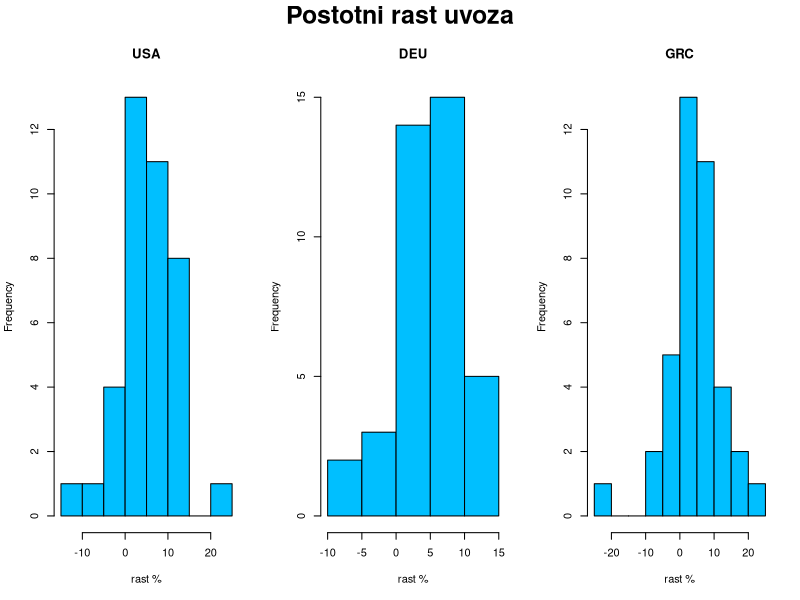
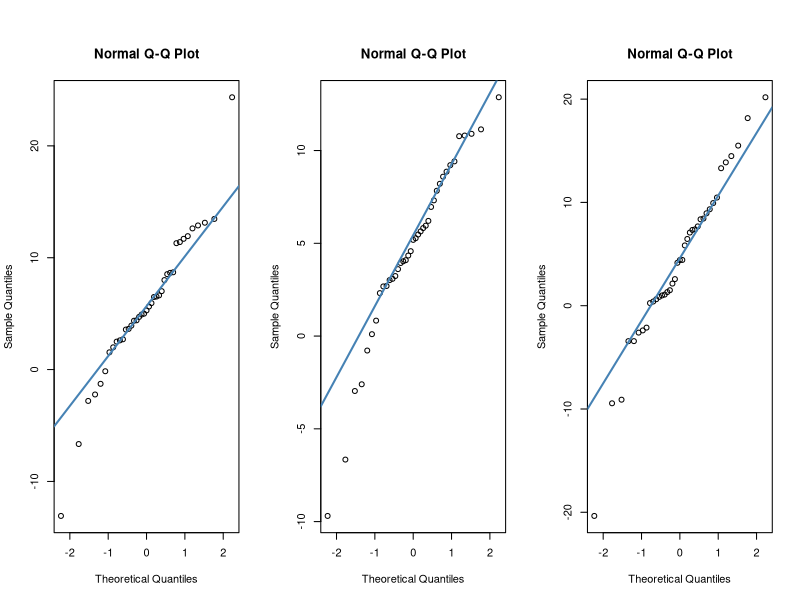
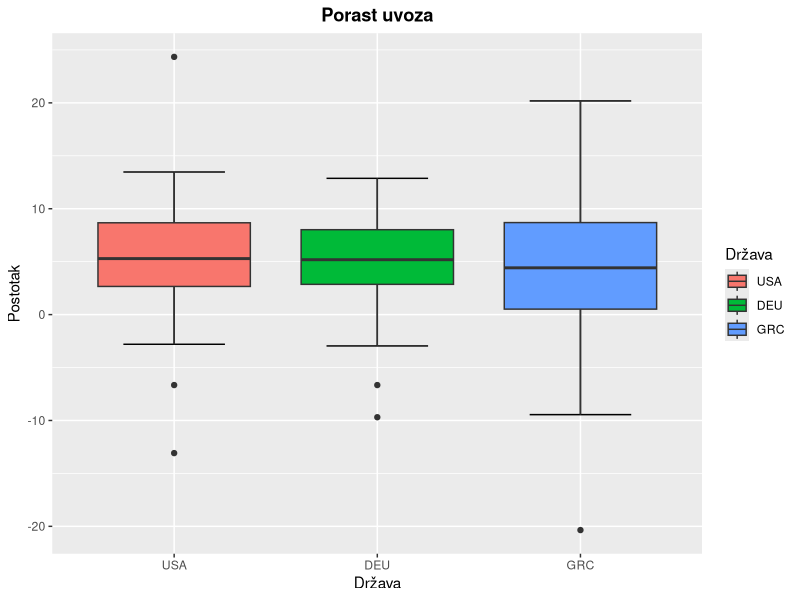
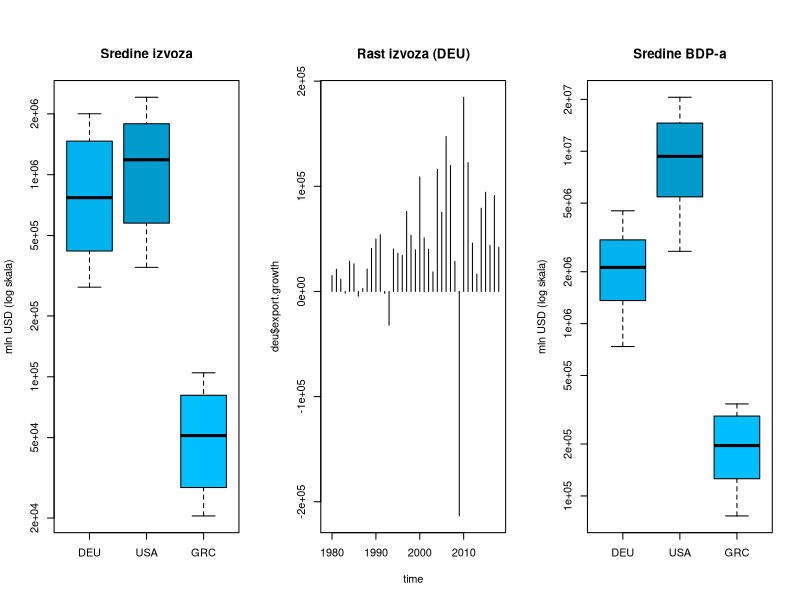
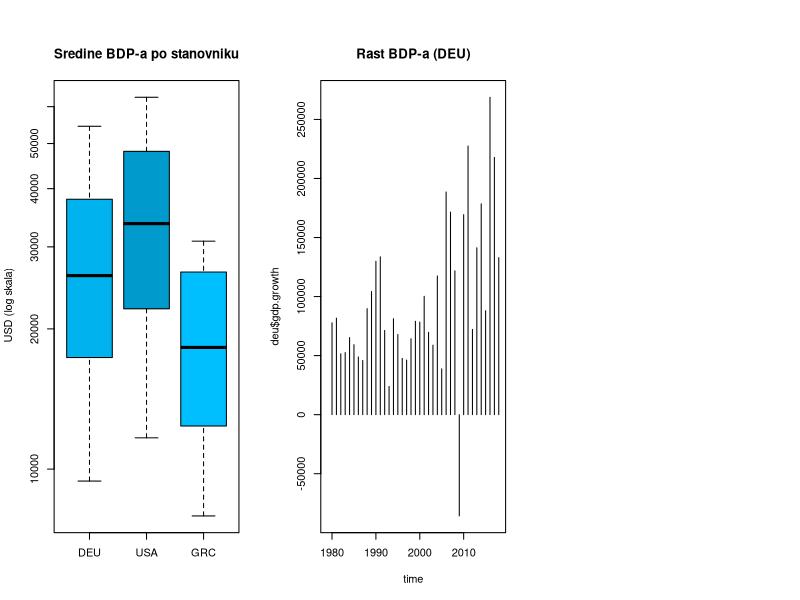
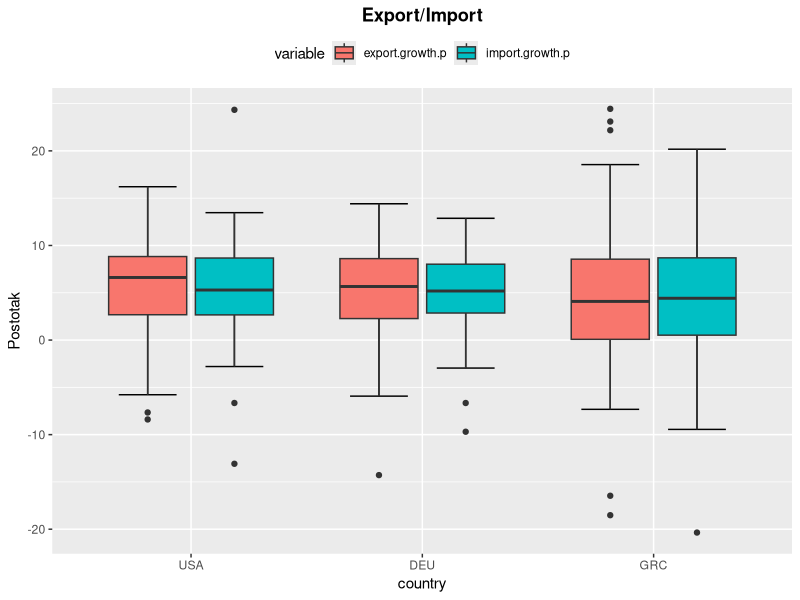
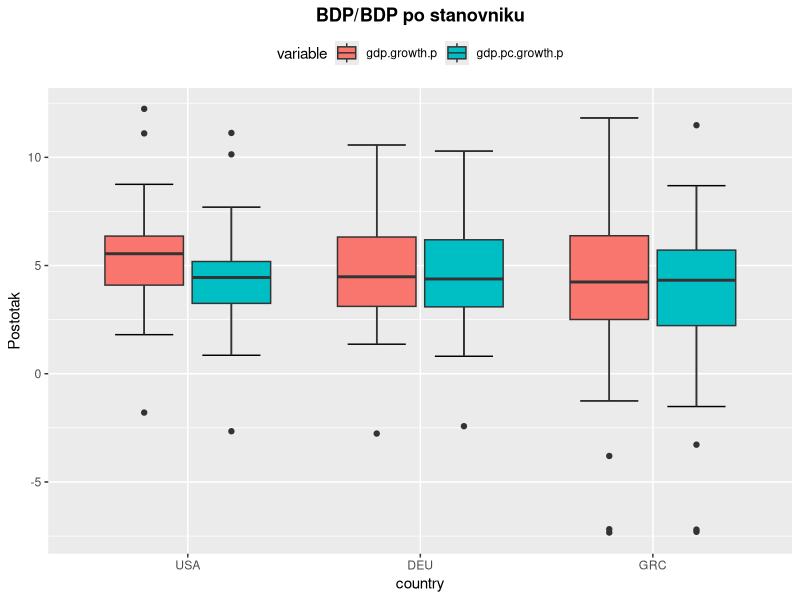
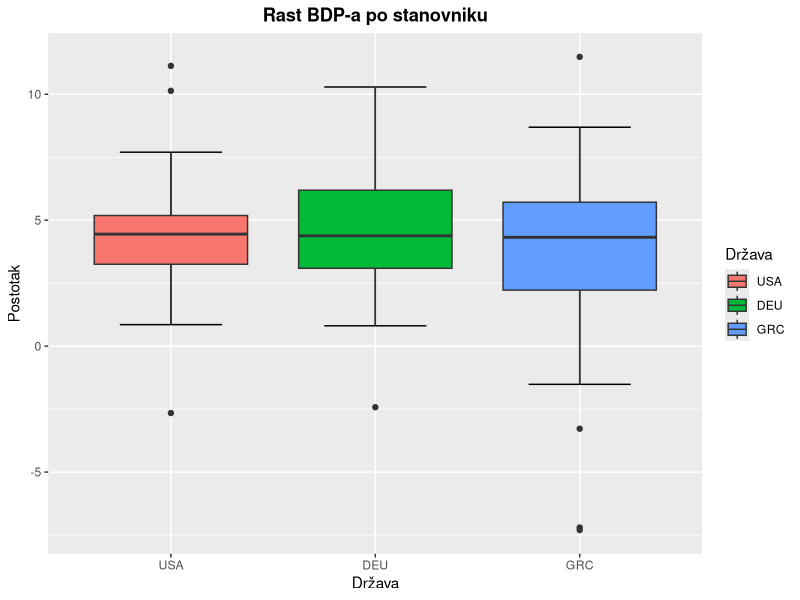

Here is the R script that generated these plots, in order:
## ---- chunk 1
library(knitr)
knitr::opts_chunk$set(echo = TRUE)

library(tidyverse)
library(reshape2)

Sys.setlocale(locale = "hr_HR.utf8")
## ---- chunk 2
export.data = read.csv("Export_data.csv", fileEncoding="UTF-8-BOM")
# head(export.data)

import.data = read.csv("Import_data.csv", fileEncoding="UTF-8-BOM")
# head(import.data)

gdp.data = read.csv("GDP_data.csv", fileEncoding="UTF-8-BOM")
# head(gdp.data)

gdp.pc.data = read.csv("GDPpercapita_data.csv", fileEncoding="UTF-8-BOM")
# head(gdp.pc.data)
## ---- chunk 3
export.loc.cnt = export.data %>% group_by(LOCATION) %>%
    summarise(exp_n = n(), exp_est = sum(Flag.Codes == 'E')) %>%
    arrange(desc(exp_n), exp_est)
import.loc.cnt = import.data %>% group_by(LOCATION) %>%
    summarise(imp_n = n(), imp_est = sum(Flag.Codes == 'E')) %>%
    arrange(desc(imp_n), imp_est)
gdp.loc.cnt = gdp.data %>% group_by(LOCATION) %>%
    summarise(gdp_n = n(), gdp_est = sum(Flag.Codes == 'E')) %>%
    arrange(desc(gdp_n), gdp_est)
gdp.pc.loc.cnt = gdp.pc.data %>% group_by(LOCATION) %>%
    summarise(gdp_pc_n = n(), gdp_pc_est = sum(Flag.Codes == 'E')) %>%
    arrange(desc(gdp_pc_n), gdp_pc_est)
loc.cnt = merge(merge(export.loc.cnt, import.loc.cnt), merge(gdp.loc.cnt, gdp.pc.loc.cnt))
knitr::kable(
  head(arrange(loc.cnt,
               desc(loc.cnt[,2]), desc(loc.cnt[,4]), desc(loc.cnt[,6]), desc(loc.cnt[,8]),
               loc.cnt[,3], loc.cnt[,5], loc.cnt[,7], loc.cnt[,9]), 20),
  caption = "Broj podataka za pojedinu državu"
)
## ---- chunk 4
remove(export.loc.cnt, import.loc.cnt, gdp.loc.cnt, gdp.pc.loc.cnt, loc.cnt)
## ---- chunk 5
time = 1979:2018
usa = data.frame(year = 1979:2018,
                 export.mln_usd = export.data$Value[export.data$LOCATION == "USA"],
                 import.mln_usd = import.data$Value[import.data$LOCATION == "USA"],
                 gdp.mln_usd = gdp.data$Value[gdp.data$LOCATION == "USA"],
                 gdp.pc.usd_cap = gdp.pc.data$Value[gdp.pc.data$LOCATION == "USA"])
usa$net.trade = usa$export.mln_usd - usa$import.mln_usd
deu = data.frame(year = 1979:2019,
                 export.mln_usd = export.data$Value[export.data$LOCATION == "DEU"],
                 import.mln_usd = import.data$Value[import.data$LOCATION == "DEU"],
                 gdp.mln_usd = gdp.data$Value[gdp.data$LOCATION == "DEU"],
                 gdp.pc.usd_cap = gdp.pc.data$Value[gdp.pc.data$LOCATION == "DEU"])
deu$net.trade = deu$export.mln_usd - deu$import.mln_usd
grc = data.frame(year = 1979:2019,
                 export.mln_usd = export.data$Value[export.data$LOCATION == "GRC"],
                 import.mln_usd = import.data$Value[import.data$LOCATION == "GRC"],
                 gdp.mln_usd = gdp.data$Value[gdp.data$LOCATION == "GRC"],
                 gdp.pc.usd_cap = gdp.pc.data$Value[gdp.pc.data$LOCATION == "GRC"])
grc$net.trade = grc$export.mln_usd - grc$import.mln_usd
## ---- chunk 6
usa = usa %>% mutate(import.mln_usd,
                     import.growth = import.mln_usd - lag(import.mln_usd),
                     import.growth.p = import.growth / lag(import.mln_usd) * 100)
deu = deu %>% mutate(import.mln_usd, 
                     import.growth = import.mln_usd - lag(import.mln_usd),
                     import.growth.p = import.growth / lag(import.mln_usd) * 100)
grc = grc %>% mutate(import.mln_usd,
                     import.growth = import.mln_usd - lag(import.mln_usd),
                     import.growth.p = import.growth / lag(import.mln_usd) * 100)
usa = usa %>% mutate(export.mln_usd, 
                     export.growth = export.mln_usd - lag(export.mln_usd),
                     export.growth.p = export.growth / lag(export.mln_usd) * 100)
deu = deu %>% mutate(export.mln_usd,
                     export.growth = export.mln_usd - lag(export.mln_usd),
                     export.growth.p = export.growth / lag(export.mln_usd) * 100)
grc = grc %>% mutate(export.mln_usd,
                     export.growth = export.mln_usd - lag(export.mln_usd),
                     export.growth.p = export.growth / lag(export.mln_usd) * 100)
usa = usa %>% mutate(gdp.mln_usd,
                     gdp.growth = gdp.mln_usd - lag(gdp.mln_usd),
                     gdp.growth.p = gdp.growth / lag(gdp.mln_usd) * 100)
deu = deu %>% mutate(gdp.mln_usd,
                     gdp.growth = gdp.mln_usd - lag(gdp.mln_usd),
                     gdp.growth.p = gdp.growth / lag(gdp.mln_usd) * 100)
grc = grc %>% mutate(gdp.mln_usd,
                     gdp.growth = gdp.mln_usd - lag(gdp.mln_usd),
                     gdp.growth.p = gdp.growth / lag(gdp.mln_usd) * 100)
usa = usa %>% mutate(gdp.pc.usd_cap,
                     gdp.pc.growth = gdp.pc.usd_cap - lag(gdp.pc.usd_cap),
                     gdp.pc.growth.p = gdp.pc.growth / lag(gdp.pc.usd_cap) * 100)
deu = deu %>% mutate(gdp.pc.usd_cap,
                     gdp.pc.growth = gdp.pc.usd_cap - lag(gdp.pc.usd_cap),
                     gdp.pc.growth.p = gdp.pc.growth / lag(gdp.pc.usd_cap) * 100)
grc = grc %>% mutate(gdp.pc.usd_cap,
                     gdp.pc.growth = gdp.pc.usd_cap - lag(gdp.pc.usd_cap),
                     gdp.pc.growth.p = gdp.pc.growth / lag(gdp.pc.usd_cap) * 100)
# brisemo zadnju opservaciju za deu i grc jer usa nema podatke za 2019.g.
deu = deu[-nrow(deu),]
grc = grc[-nrow(grc),]
## ---- chunk 7
data.all = bind_rows(lapply(c("USA", "DEU", "GRC"), function (x) {
  data.frame(country=x, get(tolower(x)))
}))
data.all$country = factor(data.all$country, levels = c("USA", "DEU", "GRC"))
## ---- chunk 8
summary(usa)
summary(deu)
summary(grc)
## ---- chunk 9
par(mfrow = c(1, 3), oma = c(0, 0, 2, 0))
hist(usa$import.growth.p, main="USA", xlab="rast %", col="deepskyblue")
hist(deu$import.growth.p, main="DEU", xlab="rast %", col="deepskyblue")
hist(grc$import.growth.p, main="GRC", xlab="rast %", col="deepskyblue")
mtext("Postotni rast uvoza", outer = T, cex = 1.5, font = 2)
## ---- chunk 10
qqnorm(usa$import.growth.p)
qqline(usa$import.growth.p, col = "steelblue", lwd = 2)

qqnorm(deu$import.growth.p)
qqline(deu$import.growth.p, col = "steelblue", lwd = 2)

qqnorm(grc$import.growth.p)
qqline(grc$import.growth.p, col = "steelblue", lwd = 2)
## ---- chunk 11
ggplot(na.omit(data.all), aes(x=country, y=import.growth.p)) +
  stat_boxplot(geom = "errorbar", width = 0.5) +
  geom_boxplot(aes(fill=country)) +
  labs(title = "Porast uvoza", x="Država", y="Postotak", fill="Država") +
  theme(plot.title = element_text(hjust = 0.5, face = "bold"))
## ---- chunk 12
boxplot(deu$export.mln_usd,
        usa$export.mln_usd,
        grc$export.mln_usd,
        names = c("DEU", "USA", "GRC"), main = "Sredine izvoza",
        col = c("deepskyblue2", "deepskyblue3", "deepskyblue"),
        ylab = "mln USD (log skala)",
        log = "y")
## ---- chunk 13
plot(time, deu$export.growth, type = "h", main = "Rast izvoza (DEU)")
## ---- chunk 14
boxplot(deu$gdp.mln_usd,
        usa$gdp.mln_usd,
        grc$gdp.mln_usd,
        names = c("DEU", "USA", "GRC"), main = "Sredine BDP-a",
        col = c("deepskyblue2", "deepskyblue3", "deepskyblue"),
        ylab = "mln USD (log skala)",
        log = "y")
## ---- chunk 15
boxplot(deu$gdp.pc.usd_cap,
        usa$gdp.pc.usd_cap,
        grc$gdp.pc.usd_cap,
        names = c("DEU", "USA", "GRC"), main = "Sredine BDP-a po stanovniku",
        col = c("deepskyblue2", "deepskyblue3", "deepskyblue"),
        ylab = " USD (log skala)",
        log = "y")

## ---- chunk 16
plot(time, deu$gdp.growth, type = "h", main = "Rast BDP-a (DEU)")
## ---- chunk 17
exp.imp = melt(data.all, id.vars = "country",
               measure.vars = c("export.growth.p", "import.growth.p"), na.rm = T)
ggplot(exp.imp, aes(x = country, y = value, fill = variable)) +
  stat_boxplot(geom = "errorbar", width = 0.5, position = position_dodge(0.75)) +
  geom_boxplot() +
  labs(title = "Export/Import", y="Postotak") +
  theme(plot.title = element_text(hjust = 0.5, face = "bold"), legend.position = "top")
## ---- chunk 18
var.test(usa$export.growth.p, usa$import.growth.p, alternative = "two.sided", na.action = na.omit)
## ---- chunk 19
t.test(usa$export.growth.p, usa$import.growth.p, alternative = "greater", var.equal = TRUE,
       na.action = na.omit)
## ---- chunk 20
gdp.gdppc = melt(data.all, id.vars = "country",
               measure.vars = c("gdp.growth.p", "gdp.pc.growth.p"), na.rm = T)
ggplot(gdp.gdppc, aes(x = country, y = value, fill = variable)) +
  stat_boxplot(geom = "errorbar", width = 0.5, position = position_dodge(0.75)) +
  geom_boxplot() +
  labs(title = "BDP/BDP po stanovniku", y="Postotak") +
  theme(plot.title = element_text(hjust = 0.5, face = "bold"), legend.position = "top")
## ---- chunk 21
var.test(usa$gdp.growth.p, usa$gdp.pc.growth.p, alternative = "two.sided", na.action = na.omit)
## ---- chunk 22
t.test(usa$gdp.growth.p, usa$gdp.pc.growth.p, alternative = "greater", var.equal = TRUE,
       na.action = na.omit)
## ---- chunk 23
ggplot(na.omit(data.all), aes(x=country, y=gdp.pc.growth.p)) +
  stat_boxplot(geom = "errorbar", width = 0.5) +
  geom_boxplot(aes(fill=country)) +
  labs(title = "Rast BDP-a po stanovniku", x="Država", y="Postotak", fill="Država") +
  theme(plot.title = element_text(hjust = 0.5, face = "bold"))
## ---- chunk 24
bartlett.test(gdp.pc.growth.p ~ country, data.all)
## ---- chunk 25
kruskal.test(gdp.pc.growth.p ~ country, data.all)
